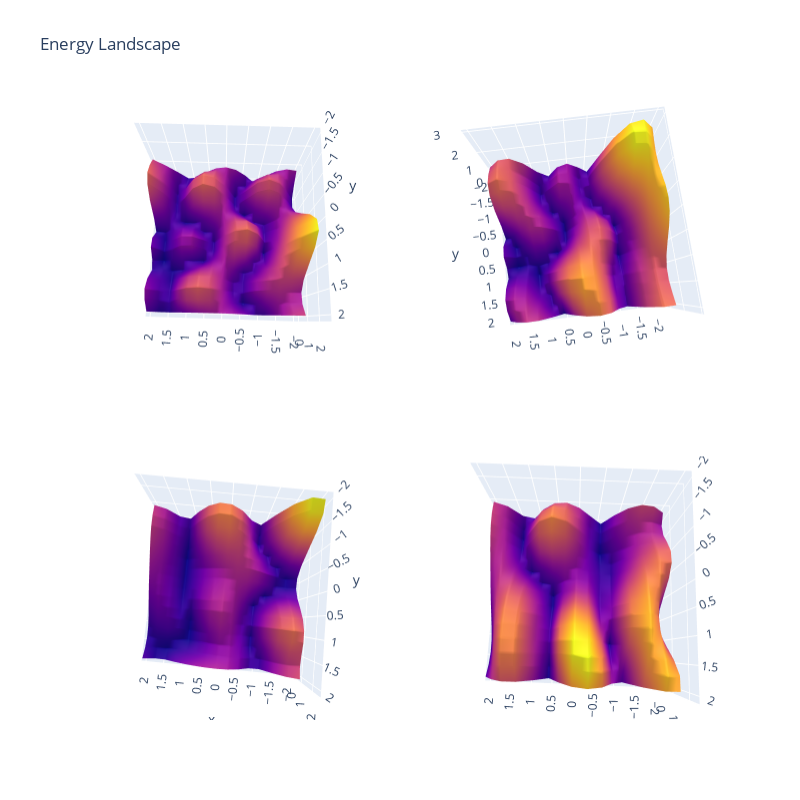

The notebook cell this image was saved under:
### Code cell
fig = make_subplots(
    rows=p, cols=p,
#    specs=[[{'type': 'surface'},{'type': 'surface'}, {'type': 'surface'}], #Still need to automate this part
#           [{'type': 'surface'},{'type': 'surface'}, {'type': 'surface'}],
#           [{'type': 'surface'},{'type': 'surface'}, {'type': 'surface'}]])

     specs=[[{'type': 'surface'},{'type': 'surface'}], #Still need to automate this part
           [{'type': 'surface'},{'type': 'surface'}]])

a=0
for gamma_d in range(len(gamma_in)):
    for beta_d in range(len(gamma_in)):
        landscape=np.zeros((len(gamma0),len(beta0)))
        for k in range(len(gamma0)):
            for l in range(len(beta0)):
                #creating x0
                temp_gamma=gamma_in
                temp_gamma[gamma_d]=gamma0[k]
                temp_beta=beta_in
                temp_beta[beta_d]=beta0[l]
                x0=np.append(temp_gamma,temp_beta)
                #print(x0)

                #res=minimize(AveEnergy,x0,arg,method='Nelder-Mead')
                #z[k][l]=res.fun
                landscape[k][l]=np.absolute(dAveEnergy(x0,a,*arg))
                #print(z[k][l])
        fig.add_trace(
        go.Surface(x=X, y=Y, z=landscape, showscale=False),
        row=gamma_d+1, col=beta_d+1)
                
fig.update_layout(
    title_text='Energy Landscape',
    height=800,
    width=800
)

fig.show()

### Figure 1 — Plotly figure (JSON) as saved in the notebook; plotly's stock layout.template omitted (floating-point values rounded to 4 significant figures; data arrays with more than 128 entries replaced by an {"elided": "..."} marker saying what was removed)
{"data": [{"scene": "scene", "showscale": false, "type": "surface", "x": {"elided": "15x15 float values"}, "y": {"elided": "15x15 float values"}, "z": {"elided": "15x15 float values"}}, {"scene": "scene2", "showscale": false, "type": "surface", "x": {"elided": "15x15 float values"}, "y": {"elided": "15x15 float values"}, "z": {"elided": "15x15 float values"}}, {"scene": "scene3", "showscale": false, "type": "surface", "x": {"elided": "15x15 float values"}, "y": {"elided": "15x15 float values"}, "z": {"elided": "15x15 float values"}}, {"scene": "scene4", "showscale": false, "type": "surface", "x": {"elided": "15x15 float values"}, "y": {"elided": "15x15 float values"}, "z": {"elided": "15x15 float values"}}], "layout": {"height": 800, "scene": {"aspectmode": "auto", "aspectratio": {"x": 1.139, "y": 1.139, "z": 0.7703}, "camera": {"center": {"x": 0, "y": 0, "z": 0}, "eye": {"x": -0.01817, "y": 0.5866, "z": 2.084}, "projection": {"type": "perspective"}, "up": {"x": 0, "y": 0, "z": 1}}, "domain": {"x": [0, 0.45], "y": [0.575, 1]}}, "scene2": {"aspectmode": "auto", "aspectratio": {"x": 1.102, "y": 1.102, "z": 0.8234}, "camera": {"center": {"x": 0, "y": 0, "z": 0}, "eye": {"x": 0.04468, "y": 0.3553, "z": 1.988}, "projection": {"type": "perspective"}, "up": {"x": 0, "y": 0, "z": 1}}, "domain": {"x": [0.55, 1], "y": [0.575, 1]}}, "scene3": {"aspectmode": "auto", "aspectratio": {"x": 1.17, "y": 1.17, "z": 0.7299}, "camera": {"center": {"x": 0, "y": 0, "z": 0}, "eye": {"x": -0.02252, "y": 0.2315, "z": 2.153}, "projection": {"type": "perspective"}, "up": {"x": 0, "y": 0, "z": 1}}, "domain": {"x": [0, 0.45], "y": [0, 0.425]}}, "scene4": {"aspectmode": "auto", "aspectratio": {"x": 1.189, "y": 1.189, "z": 0.7073}, "camera": {"center": {"x": 0, "y": 0, "z": 0}, "eye": {"x": -0.01594, "y": 0.3857, "z": 1.898}, "projection": {"type": "perspective"}, "up": {"x": 0, "y": 0, "z": 1}}, "domain": {"x": [0.55, 1], "y": [0, 0.425]}}, "title": {"text": "Energy Landscape"}, "width": 800}}
